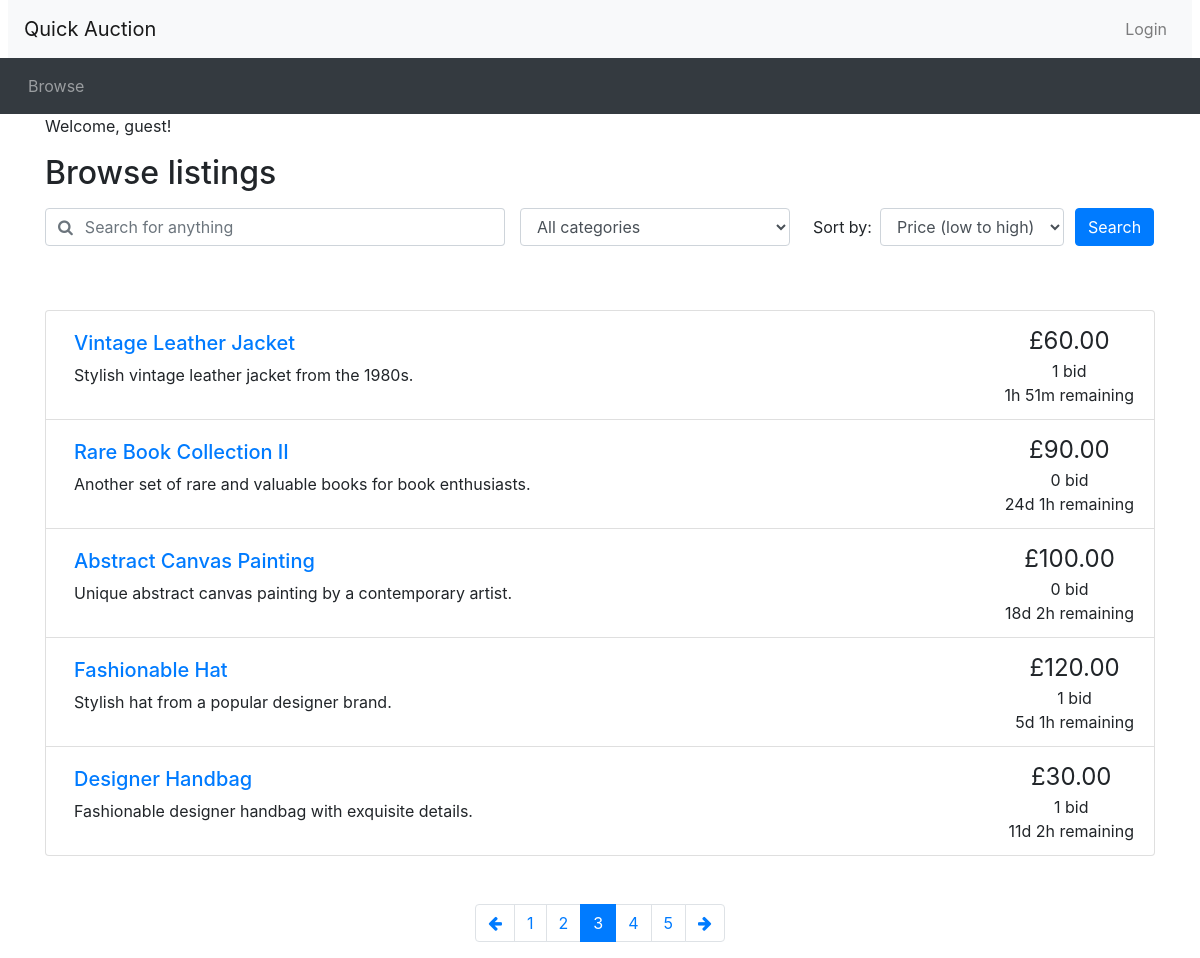
/browse.php?page=3, run on the app's committed database.
### tables this page shows
CREATE TABLE `Auction` (
  `auction_ID` int(11) NOT NULL,
  `item_name` varchar(50) NOT NULL,
  `description` text,
  `category` varchar(50) DEFAULT NULL,
  `end_time` datetime NOT NULL,
  `starting_price` decimal(10,2) NOT NULL,
  `reserve_price` decimal(10,2) DEFAULT NULL,
  `user_ID` int(11) DEFAULT NULL
);

### utilities.php (the view, shortened to what this page needs)
<?php
function display_time_remaining($interval) {
    if ($interval->days == 0 && $interval->h == 0) {
      $time_remaining = $interval->format('%im %Ss');
    }
    else if ($interval->days == 0) {
      $time_remaining = $interval->format('%hh %im');
    }
    else {
      $time_remaining = $interval->format('%ad %hh');
    }
  return $time_remaining;
}
function print_listing_li($item_id, $title, $desc, $price, $num_bids, $end_time)
{
  if (strlen($desc) > 250) {
    $desc_shortened = substr($desc, 0, 250) . '...';
  }
  else {
    $desc_shortened = $desc;
  }
  if ($num_bids == 1 | $num_bids == 0) {
    $bid = ' bid';
  }
  else {
    $bid = ' bids';
  }
  $now = new DateTime();
  $end_time_formatted = date_create($end_time);
  if ($now > $end_time_formatted) {
    $time_remaining = 'This auction has ended';
  }
  else {
    $time_to_end = date_diff($now, $end_time_formatted);
    $time_remaining = display_time_remaining($time_to_end) . ' remaining';
  }
  echo('
    <li class="list-group-item d-flex justify-content-between">
    <div class="p-2 mr-5"><h5><a href="listing.php?item_id=' . $item_id . '">' . $title . '</a></h5>' . $desc_shortened . '</div>
    <div class="text-center text-nowrap"><span style="font-size: 1.5em">£' . number_format($price, 2) . '</span><br/>' . $num_bids . $bid . '<br/>' . $time_remaining . '</div>
  </li>'
  );
}
function count_bid($auctionid){
  include "db_connection.php";
  $sql = "SELECT COUNT(bid_ID) AS count FROM Bid WHERE auction_ID = $auctionid";
  $result = mysqli_query($conn, $sql);
  if(mysqli_num_rows($result) > 0) {
    if($row = mysqli_fetch_assoc($result)) {
      $count = $row["count"];
    }
  } else {
    echo "No results found in count_bid.";
  }
  return $count;
}
?>

### browse.php (shortened to what this page needs)
<?php include_once("header.php")?>
<?php require("utilities.php")?>
<?php include "db_connection.php";?>
<div class="container">
<?php
  if (isset($_SESSION['loggedin']) && $_SESSION['loggedin'] === true) {
      echo "<p>Welcome, " . htmlspecialchars($_SESSION['username']) . "!</p>";
  } else {
      echo "<p>Welcome, guest!</p>";
  }
?>
<h2 class="my-3">Browse listings</h2>
<div id="searchSpecs">
<form method="get" action="browse.php">
  <div class="row">
    <div class="col-md-5 pr-0">
      <div class="form-group">
	    <div class="input-group">
          <div class="input-group-prepend">
            <span class="input-group-text bg-transparent pr-0 text-muted">
              <i class="fa fa-search"></i>
            </span>
          </div>
          <input type="text" class="form-control border-left-0" id="keyword" name = 'keyword' value = "<?php if (isset($_GET['keyword'])){echo $_GET['keyword'];}?>" placeholder="Search for anything">
        </div>
      </div>
    </div>
    <div class="col-md-3 pr-0">
      <div class="form-group">
        <select class="form-control" id="cat" name = 'cat'>
          <option selected value="all">All categories</option>
        </select>
      </div>
    </div>
    <div class="col-md-3 pr-0">
      <div class="form-inline">
        <label class="mx-2" for="order_by">Sort by:</label>
        <select class="form-control" id="order_by" name = 'order_by'>
          <option selected value="pricelow">Price (low to high)</option>
        </select>
      </div>
    </div>
    <div class="col-md-1 px-0">
      <button type="submit" class="btn btn-primary">Search</button>
    </div>
  </div>
</form>
</div>
</div>
<div class="container mt-5">
<ul class="list-group">
<?php
  if (!isset($_GET['order_by'])) {
    $ordering = 'pricelow';
  }
  else {
    $ordering = $_GET['order_by'];
  }
  if (!isset($_GET['page'])) {
    $curr_page = 1;
  }
  else {
    $curr_page = $_GET['page'];
  }
  $results_per_page = 5;
  $start_from = ($curr_page - 1) * $results_per_page;
  if ((!isset($_GET['keyword']) && !isset($_GET['cat'])) | (isset($_GET['keyword']) && $_GET['keyword'] == '' && isset($_GET['cat']) && $_GET['cat'] == 'all')) {
    $query = "SELECT * FROM Auction";
    if ($ordering == 'pricelow'){
      $query = "SELECT
                auction.auction_ID,
                auction.item_name,
                auction.description,
                auction.category,
                auction.end_time,
                GREATEST(auction.starting_price, COALESCE(MAX(bid.bid_price), 0)) AS max_price
                FROM
                    auction
                LEFT JOIN
                    bid ON auction.auction_ID = bid.auction_ID
                GROUP BY
                auction.auction_ID, auction.item_name, auction.description, auction.category, auction.starting_price, auction.end_time
                ORDER BY
                    max_price ASC";
    }
    $query_temp = mysqli_query($conn,$query);
    $num_results = mysqli_num_rows($query_temp);
    $query .= " LIMIT " . $start_from . ',' . $results_per_page;
    $query_run = mysqli_query($conn,$query);
    while($row = mysqli_fetch_assoc($query_run)) :
      $item_id = $row['auction_ID'];
      $title = $row['item_name'];
      $description = $row['description'];
      $current_price = current_shown_price($item_id);
      $num_bids = count_bid($item_id);
      $end_date = $row['end_time'];
      print_listing_li($item_id, $title, $description, $current_price, $num_bids, $end_date);
    endwhile;
  }
  $max_page = ceil($num_results / $results_per_page);
?>
</ul>
<nav aria-label="Search results pages" class="mt-5">
  <ul class="pagination justify-content-center">
<?php
  $querystring = "";
  $high_page_boost = max(3 - $curr_page, 0);
  $low_page_boost = max(2 - ($max_page - $curr_page), 0);
  $low_page = max(1, $curr_page - 2 - $low_page_boost);
  $high_page = min($max_page, $curr_page + 2 + $high_page_boost);
  if ($curr_page != 1) {
    echo('
    <li class="page-item">
      <a class="page-link" href="browse.php?' . $querystring . 'page=' . ($curr_page - 1) . '" aria-label="Previous">
        <span aria-hidden="true"><i class="fa fa-arrow-left"></i></span>
        <span class="sr-only">Previous</span>
      </a>
    </li>');
  }
  for ($i = $low_page; $i <= $high_page; $i++) {
    if ($i == $curr_page) {
      echo('
    <li class="page-item active">');
    }
    else {
      echo('
    <li class="page-item">');
    }
    echo('
      <a class="page-link" href="browse.php?' . $querystring . 'page=' . $i . '">' . $i . '</a>
    </li>');
  }
  if ($curr_page != $max_page) {
    echo('
    <li class="page-item">
      <a class="page-link" href="browse.php?' . $querystring . 'page=' . ($curr_page + 1) . '" aria-label="Next">
        <span aria-hidden="true"><i class="fa fa-arrow-right"></i></span>
        <span class="sr-only">Next</span>
      </a>
    </li>');
  }
?>
  </ul>
</nav>
</div>
<?php include_once("footer.php")?>

### data on the page
auction: item_name "Vintage Leather Jacket", description "Stylish vintage leather jacket from the 1980s.", price "60.00", num_bids "1", bid "bid", end_time "1h 51m remaining"
auction: item_name "Rare Book Collection II", description "Another set of rare and valuable books for book enthusiasts.", price "90.00", num_bids "0", bid "bid", end_time "24d 1h remaining"
auction: item_name "Abstract Canvas Painting", description "Unique abstract canvas painting by a contemporary artist.", price "100.00", num_bids "0", bid "bid", end_time "18d 2h remaining"
auction: item_name "Fashionable Hat", description "Stylish hat from a popular designer brand.", price "120.00", num_bids "1", bid "bid", end_time "5d 1h remaining"
auction: item_name "Designer Handbag", description "Fashionable designer handbag with exquisite details.", price "30.00", num_bids "1", bid "bid", end_time "11d 2h remaining"
